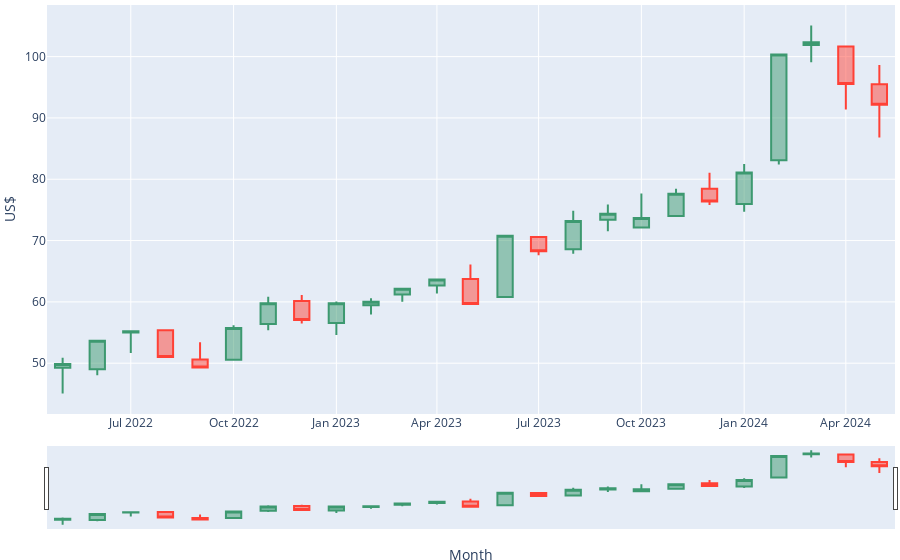

The notebook cell saved with this chart:
### Code cell
fig = go.Figure()
ticker = 'BWXT'
candle = go.Candlestick(x=monthly_data[ticker].MONTH, high=monthly_data[ticker].High, low=monthly_data[ticker].Low, open=monthly_data[ticker].Open, close=monthly_data[ticker].Close)
fig.add_trace(candle)
fig.update_layout(
    margin=dict(l=0, r=5, t=5, b=0),
    xaxis_title = "Month",
    yaxis_title = "US$"
)
fig.update_xaxes(rangeslider_visible=True)
fig.show()

### Figure 1 — Plotly figure (JSON) as saved in the notebook; plotly's stock layout.template omitted (floating-point values rounded to 4 significant figures)
{"data": [{"close": [49.89, 53.68, 55.23, 51.0, 49.28, 55.75, 59.79, 57.03, 59.76, 60.01, 62.13, 63.65, 59.66, 70.78, 68.24, 73.18, 74.39, 73.69, 77.65, 76.35, 81.08, 100.3, 102.3, 95.52, 92.13], "high": [50.89, 53.68, 55.23, 55.38, 53.42, 56.19, 60.82, 61.11, 60.07, 60.59, 62.32, 63.83, 66.1, 70.78, 70.6, 74.87, 75.88, 77.67, 78.43, 81.05, 82.47, 100.3, 105.1, 101.6, 98.62], "low": [45.05, 48.03, 51.66, 51.0, 49.28, 50.58, 55.36, 56.46, 54.6, 57.94, 60.02, 61.35, 59.66, 60.78, 67.62, 67.87, 71.53, 72.15, 73.99, 75.79, 74.69, 82.41, 99.09, 91.36, 86.81], "open": [49.24, 49.03, 54.99, 55.38, 50.61, 50.58, 56.38, 60.15, 56.56, 59.46, 61.21, 62.68, 63.75, 60.78, 70.6, 68.6, 73.39, 72.15, 73.99, 78.44, 75.96, 83.1, 101.9, 101.6, 95.48], "type": "candlestick", "x": ["2022-5", "2022-6", "2022-7", "2022-8", "2022-9", "2022-10", "2022-11", "2022-12", "2023-1", "2023-2", "2023-3", "2023-4", "2023-5", "2023-6", "2023-7", "2023-8", "2023-9", "2023-10", "2023-11", "2023-12", "2024-1", "2024-2", "2024-3", "2024-4", "2024-5"]}], "layout": {"autosize": true, "margin": {"b": 0, "l": 0, "r": 5, "t": 5}, "xaxis": {"autorange": true, "range": ["2022-04-17", "2024-05-15"], "rangeslider": {"autorange": true, "range": ["2022-04-17", "2024-05-15"], "visible": true, "yaxis": {"_template": null, "rangemode": "match"}}, "title": {"text": "Month"}, "type": "date"}, "yaxis": {"autorange": true, "range": [41.72, 108.4], "title": {"text": "US$"}}}}
